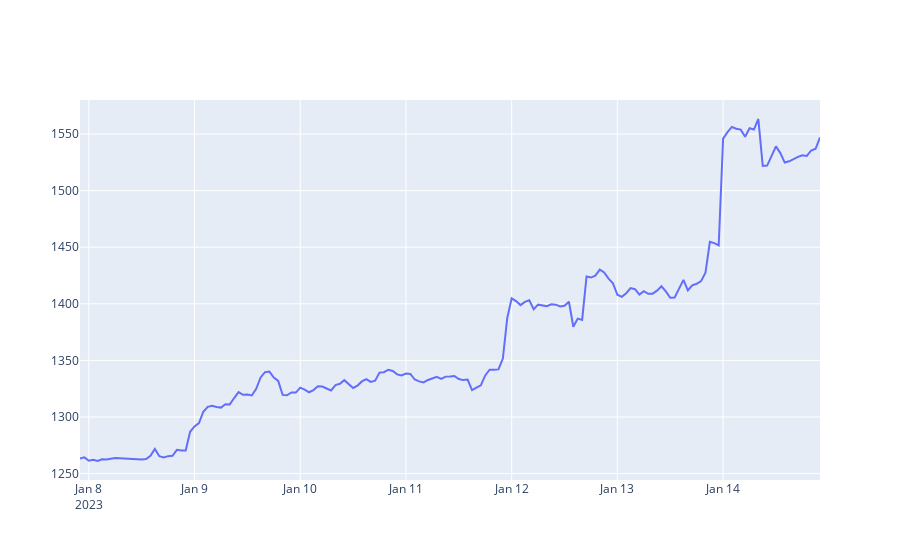
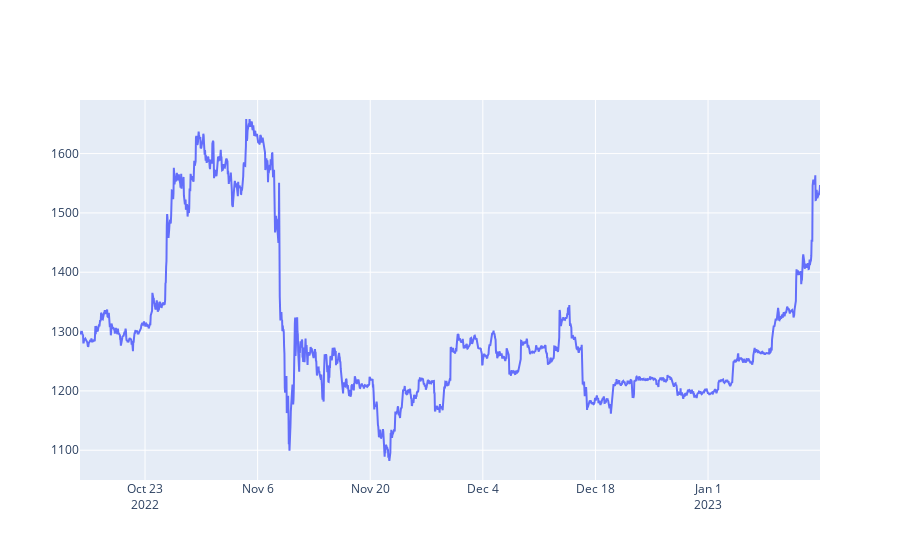

The code cell stored with these charts, in order, in its notebook:
### Code cell
from plotly.offline import init_notebook_mode, iplot
init_notebook_mode(connected=True)

def getLine(df_input):
    x = df_input.index
    y = df_input.values
    fig = go.Figure(data=go.Scatter(x = x, y = y))
    fig.show()
    
#------------------------------------------------

#( getLine(getRates('ETH-USD',  '1d',  '1h')) )
( getLine(getRates('ETH-USD',  '1wk',  '1h')) )
( getLine(getRates('ETH-USD',  '3mo',  '1h')) )
#( getLine(getRates('ETH-USD',  '3y',  '1d')) )

### Figure 1 — Plotly figure (JSON) as saved in the notebook; plotly's stock layout.template omitted (floating-point values rounded to 4 significant figures; data arrays with more than 128 entries replaced by an {"elided": "..."} marker saying what was removed)
{"data": [{"x": {"elided": "169 str values"}, "y": {"elided": "169 float values"}, "type": "scatter"}], "layout": {"xaxis": {"type": "date", "range": ["2023-01-07 22:00", "2023-01-14 22:00"], "autorange": true}, "yaxis": {"type": "linear", "range": [1244.0, 1580.0], "autorange": true}, "autosize": true}}

### Figure 2 — Plotly figure (JSON) as saved in the notebook; plotly's stock layout.template omitted (floating-point values rounded to 4 significant figures; data arrays with more than 128 entries replaced by an {"elided": "..."} marker saying what was removed)
{"data": [{"x": {"elided": "2207 str values"}, "y": {"elided": "2207 float values"}, "type": "scatter"}], "layout": {"xaxis": {"type": "date", "range": ["2022-10-14 22:00", "2023-01-14 22:00"], "autorange": true}, "yaxis": {"type": "linear", "range": [1050.0, 1690.0], "autorange": true}, "autosize": true}}
